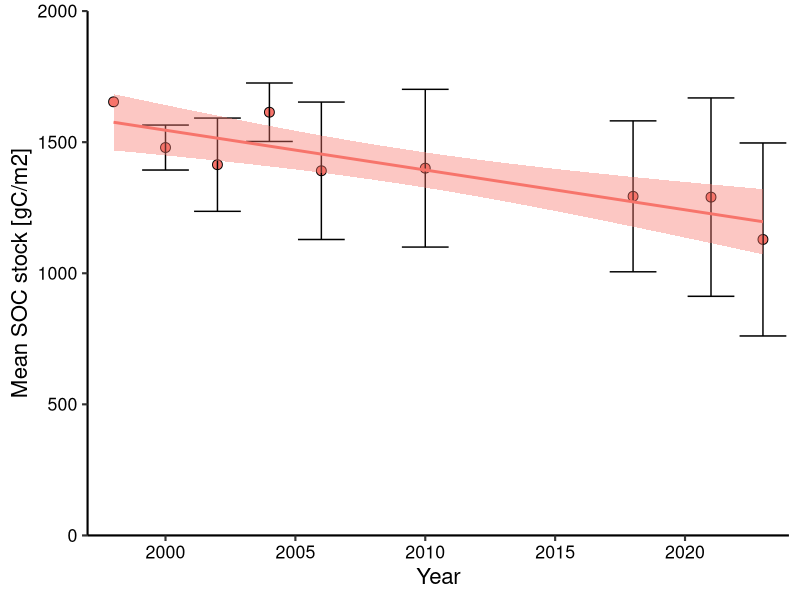

The R source for this figure: (Note: this script raises an error after producing the figure.)
## Hubbard Brook archived soil samples project ##
## SOC stocks for dataset 2 ##
## Sophie von Fromm ##
## 2024-11-15 ##

library(tidyverse)

HBEF_data <- read_csv("./Data/HBEF_data_all_2024-11-07.csv") 

head(HBEF_data)

HBEF_data$Horizon <- factor(HBEF_data$Horizon,
                            levels = c("Oi/Oe", "Oa/A", "Mineral_0_10"),
                            ordered = TRUE)

# Summarize and merge data by horizon; remove roots for now
HBEF_all <- HBEF_data %>% 
  filter(Plot != "all fine roots") %>% 
  filter(Year != 2020) %>% 
  mutate(SOC_g_m2 = (`Measured_%_C` * mean_BD_g_cm3 * mean_thick_cm) * 100) %>% 
  dplyr::select(Year, Horizon, Delta14C, SOC_g_m2, Elevation) %>% 
  mutate(Breakpoint = case_when(
    Year < 2015 ~ "pre-breakpoint",
    TRUE ~ "post-breakpoint"
  ))

#Groffman data only
HBEF_all %>% 
  filter(Horizon == "Oi/Oe") %>% 
  group_by(Year) %>%
  summarise(mean_SOC_g_m2 = mean(SOC_g_m2),
            sd_SOC_g_m2 = sd(SOC_g_m2)) %>% 
  ggplot(aes(x = Year, y = mean_SOC_g_m2)) +
  geom_point(shape = 21, size = 3, fill = "#F7746B") +
  geom_errorbar(aes(ymin =  mean_SOC_g_m2 - sd_SOC_g_m2,
                    ymax =  mean_SOC_g_m2 + sd_SOC_g_m2)) +
  theme_classic(base_size = 16) +
  theme(axis.text = element_text(color = "black")) +
  # facet_wrap(~Horizon) +
  geom_smooth(method = "lm", fill = "#F7746B", color = "#F7746B") +
  scale_y_continuous("Mean SOC stock [gC/m2]", expand = c(0,0),
                     limits = c(0,2000)) +
  scale_x_continuous(expand = c(0,0), limits = c(1997,2024))

#Calculate decline in SOC stocks in Oie
lm_oie_C <- lm(mean_SOC_g_m2 ~ Year,
               data = HBEF_all %>%
                 filter(DataSource == "Groffman") %>%
                 filter(Horizon == "Oi/Oe") %>%
                 # filter(Year >= 2015) %>% 
                 group_by(Year) %>%
                 summarise(mean_SOC_g_m2 = mean(SOC_g_m2)))
summary(lm_oie_C)

lm_oa_C <- lm(mean_SOC_g_m2 ~ Year,
               data = HBEF_all %>%
                 filter(DataSource == "Groffman") %>%
                 filter(Horizon == "Oa/A") %>%
                 group_by(Year) %>%
                 summarise(mean_SOC_g_m2 = mean(SOC_g_m2)))
summary(lm_oa_C)

lm_min_C <- lm(mean_SOC_g_m2 ~ Year,
              data = HBEF_all %>%
                filter(DataSource == "Groffman") %>%
                filter(Horizon == "Mineral_0_10") %>%
                group_by(Year) %>%
                summarise(mean_SOC_g_m2 = mean(SOC_g_m2)))
summary(lm_min_C)
